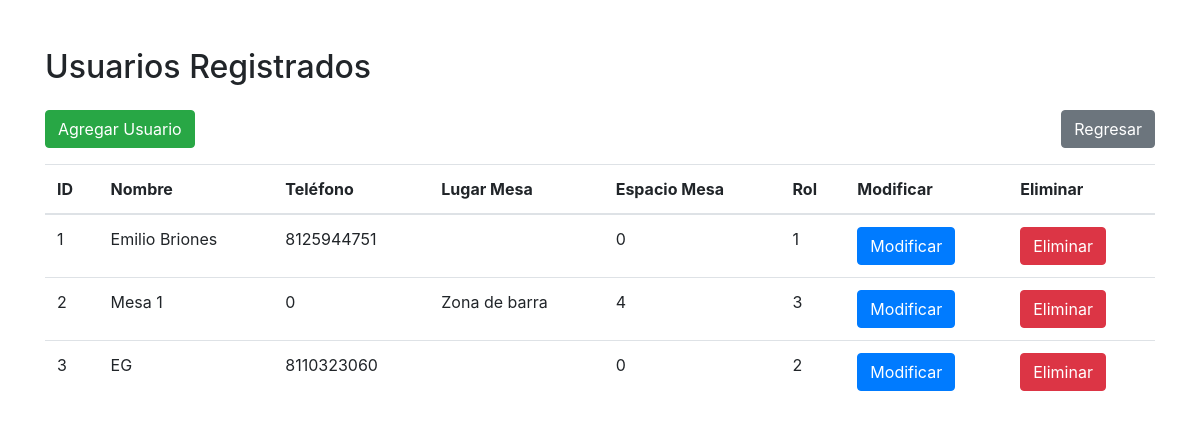
The page /visualizar_empleados_admin.php on the database its author committed.
### tables this page shows
CREATE TABLE `usuario` (
  `IdUsuario` int(11) NOT NULL,
  `NombreUsuario` varchar(45) NOT NULL,
  `TelefonoUsuario` bigint(20) DEFAULT NULL,
  `LugarMesa` varchar(45) DEFAULT NULL,
  `EspacioMesa` int(11) DEFAULT NULL,
  `DisponibilidadMesa` bit(1) DEFAULT NULL,
  `PasswordUsuario` varchar(45) NOT NULL,
  `IdRol` int(11) NOT NULL
);

### app/conexion.inc.php (called while the page is built)
<?php
class conexion {
    private static $conexion;
    public static function abrir_conexion() {
        if (!isset(self::$conexion)) {
            try {
                include_once 'config.inc.php';
              self::$conexion = new PDO("mysql:host=$nombre_servidor; dbname=restaurante", $nombre_usuario, $password);
                self::$conexion ->setAttribute(PDO::ATTR_ERRMODE, PDO::ERRMODE_EXCEPTION);
                self::$conexion -> exec("SET CHARACTER SET utf8");
            } catch (PODExeption $ex){
                print "ERROR: " . $ex -> getMessage() . "<br>";
                die();
            }
        }
    }
    public static function cerrar_conexion(){
        if (isset(self::$conexion)){
            self::$conexion = null;
        }
    }
    public static function obtener_conexion() {
        return self::$conexion;
    }
}

### visualizar_empleados_admin.php (the view, shortened to what this page needs)
<!DOCTYPE html>
<html lang="es">
<head>
    <link rel="stylesheet" href="https://maxcdn.bootstrapcdn.com/bootstrap/4.5.2/css/bootstrap.min.css">
</head>
<body>
<div class="container mt-5">
    <h2>Usuarios Registrados</h2>
    <div class="d-flex justify-content-between">
        <button type="button" class="btn btn-success mt-3" id="btnAgregarUsuario" data-toggle="modal" data-target="#modalAgregarUsuario">Agregar Usuario</button>
        <a href="inicio.php" class="btn btn-secondary mt-3">Regresar</a>
    </div>
    <table class="table mt-3">
        <thead>
            <tr>
                <th>ID</th>
                <th>Nombre</th>
                <th>Teléfono</th>
                <th>Lugar Mesa</th>
                <th>Espacio Mesa</th>
                <th>Rol</th>
                <th>Modificar</th>
                <th>Eliminar</th>
            </tr>
        </thead>
        <tbody id="tabla-usuarios">
            <?php
            include_once 'app/conexion.inc.php';
            $query = "SELECT * FROM usuario";
            $stmt = conexion::obtener_conexion()->query($query);
            while ($fila = $stmt->fetch(PDO::FETCH_ASSOC)) {
                echo '<tr>';
                echo '<td>' . $fila['IdUsuario'] . '</td>';
                echo '<td>' . $fila['NombreUsuario'] . '</td>';
                echo '<td>' . $fila['TelefonoUsuario'] . '</td>';
                echo '<td>' . $fila['LugarMesa'] . '</td>';
                echo '<td>' . $fila['EspacioMesa'] . '</td>';
                echo '<td>' . $fila['IdRol'] . '</td>';
                echo '<td><button type="button" class="btn btn-primary btn-editar" data-id="' . $fila['IdUsuario'] . '" data-nombre="' . $fila['NombreUsuario'] . '" data-telefono="' . $fila['TelefonoUsuario'] . '" data-lugar="' . $fila['LugarMesa'] . '" data-espacio="' . $fila['EspacioMesa'] . '" data-rol="' . $fila['IdRol'] . '" data-password="' . $fila['PasswordUsuario'] . '">Modificar</button></td>';
                echo '<td><button type="button" class="btn btn-danger btn-eliminar" data-id="' . $fila['IdUsuario'] . '">Eliminar</button></td>';
                echo '</tr>';
            }
            ?>
        </tbody>
    </table>
</div>
</body>
</html>

### rows shown on the page
usuario: IdUsuario "1", NombreUsuario "Emilio Briones", TelefonoUsuario "8125944751", EspacioMesa "0", IdRol "1"
usuario: IdUsuario "2", NombreUsuario "Mesa 1", TelefonoUsuario "0", LugarMesa "Zona de barra", EspacioMesa "4", IdRol "3"
usuario: IdUsuario "3", NombreUsuario "EG", TelefonoUsuario "8110323060", EspacioMesa "0", IdRol "2"
